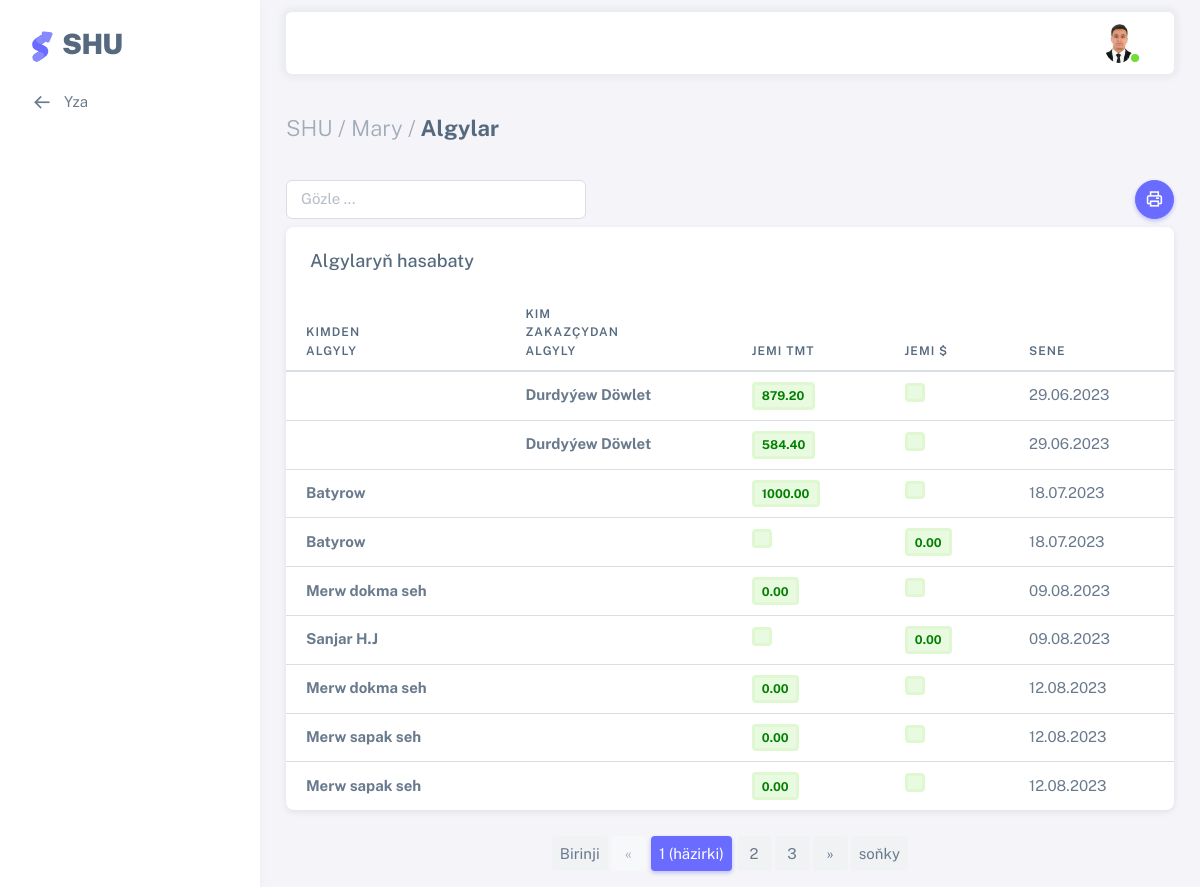
/algylar/ (signed in), run on the app's committed database.
### users/models.py (models this page shows, shortened)
class AllUsers(AbstractUser):
    username = models.CharField(max_length=100, unique=True)
    office = models.ForeignKey(Office, on_delete=models.CASCADE, null=True)
    sehs = models.ForeignKey(Sehler, related_name='user_sehs', on_delete=models.CASCADE, null=True, blank=True)
    bolum = models.ForeignKey(Bolum, on_delete=models.CASCADE,null=True)
    wez = models.ForeignKey(Wez, on_delete=models.CASCADE, null=True)
    first_name = models.CharField(max_length=100)
    last_name = models.CharField(max_length=100)
    middle_name = models.CharField(max_length=100, null=True, blank=True)
    birth_date = models.DateField("Doglan senesi", default=timezone.now)
    tel = models.CharField("Telefon belgisi", max_length=12, null=True, blank=True)
    email = models.EmailField(unique=True)
    address = models.TextField(null=True, blank=True)
    user_code = models.CharField(max_length=12, unique=True, default=random_string, null=True, blank=True)
    image = models.ImageField(default='default.png', upload_to='profile_pics')

class Office(models.Model):
    name = models.CharField("Edara-kärhananyň ady", max_length=1000, null=True, blank=True)
    tel = models.CharField("Telefon belgisi", null=True, blank=True, max_length=12)
    reg_num = models.CharField("reg nomer", max_length=100, null=True, blank=True,)
    ind_num = models.CharField("indeks nomer", max_length=100, null=True, blank=True,)
    kpp_num = models.CharField(max_length=100, null=True, blank=True)
    address = models.TextField("Salgysy", null=True, blank=True)
    description = models.TextField("Gysga beyany", null=True, blank=True)
    slug = models.SlugField(max_length=300, unique=True, db_index=True, verbose_name="URL")
    def __str__(self):
        return self.name
    class Meta:
        verbose_name = 'Edara-kärhana'
        verbose_name_plural = 'Edara-kärhanalar'

class Other_users(models.Model):
    faa = models.CharField("F.A.A", max_length=100, blank=True,null=True)
    office = models.ForeignKey(Office, on_delete=models.CASCADE, blank=True,null=True)
    seh = models.ForeignKey(Sehler, on_delete=models.CASCADE, blank=True,null=True)
    wez = models.ForeignKey(Wez_other, on_delete=models.CASCADE, blank=True,null=True)
    birth_date = models.DateField("Doglan senesi", default=timezone.now)
    address = models.TextField("Öý salgysy",null=True, blank=True)
    user_code = models.CharField(max_length=12, unique=True, default=random_string, null=True, blank=True)
    sene = models.DateField("Senesi", default=timezone.now, null=True, blank=True)
    class Meta:
        verbose_name = 'Başga işgär'
        verbose_name_plural = 'Başga işgärler'

class Sehler(models.Model):
    office = models.ForeignKey(Office, related_name='office_sehs', on_delete=models.CASCADE, null=True, blank=True)
    pr_seh = models.ForeignKey(Primary_Seh, on_delete=models.CASCADE, null=True, blank=True)
    name = models.CharField("Sehler", max_length=1000, blank=True,null=True)
    tel = models.CharField("Telefon belgisi", null=True, blank=True, max_length=12)
    address = models.TextField("Salgysy", null=True, blank=True)
    sene = models.DateField("Senesi", default=timezone.now, null=True, blank=True)
    class Meta:
        verbose_name = 'sub Seh'
        verbose_name_plural = 'sub Sehler'

### shu/models.py (models this page shows, shortened)
class Das_zawod(models.Model):
    name = models.CharField("Zawodyň ady", max_length=1000, blank=True,null=True)
    tel = models.CharField("Telefon belgisi", null=True, blank=True, max_length=12)
    address = models.TextField("Salgysy", null=True, blank=True)
    sene = models.DateField("Senesi", default=timezone.now, null=True, blank=True)
    class Meta:
        verbose_name = 'Daşyndan işleşilýän zawod'
        verbose_name_plural = 'Daşyndan işleşilýän zawodlar'

### shu/views.py (the view)
# urls.py: path('algylar/', views.Algy, name='algylar'),
@login_required(login_url='login')
def Algy(request):
    page_title = _('Algylar')
    dok_al=AydakyDokma_hasabat.objects.exclude(tapawudy=None).filter(zakaz_user=None).annotate(ady=F('sehs__name'),senesi=F('sene'),tap=Sum('tapawudy')).values('ady','tap','senesi')
    hal_al=Aydakyhalta_hasabat.objects.exclude(tapawudy=None).filter(zakaz_user=None).annotate(ady=F('sehs__name'),senesi=F('sene'),tap=Sum('tapawudy')).values('ady','tap','senesi')
    sap_al=AydakySapak_hasabat.objects.exclude(tapawudy=None).filter(zakaz_user=None).annotate(ady=F('sehs__name'),senesi=F('sene'),tap=Sum('tapawudy')).values('ady','tap','senesi')
    ay_pr_m=Aylyk_premya.objects.filter(~Q(awans_m=None)).annotate(ady=F('user__last_name'),senesi=F('sene'),tap=Sum('jemi_m')).values('ady','tap','senesi')
    ay_pr_d=Aylyk_premya.objects.filter(~Q(awans_d=None)).annotate(ady=F('user__last_name'),senesi=F('sene'),tap_d=Sum('jemi_d')).values('ady','tap_d','senesi')
    zw_m=Das_isleyan_zawodlar.objects.annotate(ady=F('zawod__name'),senesi=F('sene'),tap_m=Sum('tapawut_m')).values('ady','tap_m','senesi')
    zw_d=Das_isleyan_zawodlar.objects.annotate(ady=F('zawod__name'),senesi=F('sene'),tap_d=Sum('tapawut_d')).values('ady','tap_d','senesi')
    a_karz_m=Das_karz_alynanpul.objects.annotate(ady=F('karzcy'),senesi=F('sene'),tap_m=Sum('jemi_m')).values('ady','tap_m','senesi')
    a_karz_d=Das_karz_alynanpul.objects.annotate(ady=F('karzcy'),senesi=F('sene'),tap_d=Sum('jemi_d')).values('ady','tap_d','senesi')
    gpz_m=Sklad_swotkalar.objects.annotate(ady=F('kimden__name'),senesi=F('sene'),tap_m=Sum('galyndy_bahasy_m')).values('ady','tap_m','senesi')
    gpz_d=Sklad_swotkalar.objects.annotate(ady=F('kimden__name'),senesi=F('sene'),tap_d=Sum('galyndy_bahasy_d')).values('ady','tap_d','senesi')
    imp_m=Import_yukpul.objects.annotate(ady=F('kimden__name'),senesi=F('sene'),tap_m=Sum('tapawut_m')).values('ady','tap_m','senesi')
    imp_d=Import_yukpul.objects.annotate(ady=F('kimden__name'),senesi=F('sene'),tap_d=Sum('tapawut_d')).values('ady','tap_d','senesi')
    bank=Bank.objects.annotate(ady=F('user__name'),senesi=F('sene'),tap=Sum('galyndy')).values('ady','tap','senesi')
    inwen_m=Inwentar.objects.annotate(ady=F('harydyn_ady'),senesi=F('sene'),tap_m=Sum('j_bahasy_m')).values('ady','tap_m','senesi')
    inwen_d=Inwentar.objects.annotate(ady=F('harydyn_ady'),senesi=F('sene'),tap_d=Sum('j_bahasy_d')).values('ady','tap_d','senesi')
    z_dok_al=Zakaz_balans.objects.filter(seh__pr_seh=3).exclude(algy=None).annotate(zady=F('user__faa'),senesi=F('zakaz_sene'),tap=Sum('algy')).values('zady','tap','senesi')
    z_hal_al=Zakaz_balans.objects.filter(seh__pr_seh=2).exclude(algy=None).annotate(zady=F('user__faa'),senesi=F('zakaz_sene'),tap=Sum('algy')).values('zady','tap','senesi')
    z_sap_al=Zakaz_balans.objects.filter(seh__pr_seh=1).exclude(algy=None).annotate(zady=F('user__faa'),senesi=F('zakaz_sene'),tap=Sum('algy')).values('zady','tap','senesi')
    res=list(chain(dok_al,hal_al,sap_al,ay_pr_m,ay_pr_d,z_dok_al,z_hal_al,z_sap_al,zw_m,zw_d,gpz_m,gpz_d,bank,imp_m,imp_d,inwen_m,inwen_d,a_karz_m,a_karz_d))
    paginator = Paginator(res, 10)
    page = request.GET.get('page')
    try:
        myuser = paginator.get_page(page)
    except PageNotAnInteger:
        myuser = paginator.page(1)
    except EmptyPage:
        myuser = paginator.page(paginator.num_pages)
    context = {'title': page_title,'myuser':myuser}
    return render(request, 'shu/algylar.html', context)

### users/models.py (called while the page is built)
    def __str__(self):
        return self.name

### shu/templates/shu/algylar.html (shortened to what this page needs)
{% extends 'shu/base.html' %}
{% load i18n %}
{% load crispy_forms_tags %}
{% load static %}
{% block menu %}
<li class="menu-item">
  <a href="{% url 'dashboard' %}" class="menu-link">
    <i class="menu-icon tf-icons bx bx-arrow-back"></i>
    <div>Yza</div>
  </a>
</li>
{% endblock %}
{% block content %}
<div class="content-wrapper">
    <div class="container-xxl flex-grow-1 container-p-y">
      <h4 class="fw-bold py-3 mb-4"><span class="text-muted fw-light">SHU / {{ user.office|default_if_none:"" }} /</span> {{ title }}</h4>
    <a><button style="float:right;" onclick="printData()" class="btn rounded-pill btn-icon btn-primary"> <i class="tf-icons bx bx-printer"></i></button>
    <input class="form-control mb-2" style="width:300px;" id='myInput' onkeyup='myFunction()' type='text' placeholder="Gözle ..."></a>
    <div class="card" id="printTable">
      <h5 class="card-header">Algylaryň hasabaty</h5>
      <div class="table-responsive text-nowrap">
        <table class="table table-hover" id="myTable">
          <thead>
            <tr>
              <th>Kimden<br>algyly</th>
              <th>Kim<br>zakazçydan<br>algyly</th>
              <th>Jemi TMT</th>
              <th>Jemi $</th>
              <th>Sene</th>
            </tr>
          </thead>
          <tbody class="table-border-bottom-0">
            {% for deg in myuser|dictsort:"senesi" %}
            {% if deg.tap >= 0 or deg.tap_d >= 0 %}
            <tr>
              <td><strong>{{deg.ady|default_if_none:""}}</strong></td>
              <td><strong>{{deg.zady|default_if_none:""}}</strong></td>
              <td><span class="badge bg-label-success border-light-success me-1"><strong style="color:Green;">{{deg.tap|floatformat:2|default_if_none:""}}</strong></span></td>
              <td><span class="badge bg-label-success border-light-success me-1"><strong style="color:Green;">{{deg.tap_d|floatformat:2|default_if_none:""}}</strong></span></td>
              <td>{{deg.senesi|date:"d.m.Y"}}</td>
            </tr>
            {% endif %}
            {% endfor %}
          </tbody>
        </table>
      </div>
    </div>
    </div>
    {% if myuser.paginator.num_pages > 1 %}
      <nav aria-label="Page navigation">
          <ul class="pagination justify-content-center">
              {% if myuser.paginator.num_pages != 1 %}
                  <li class="page-item"><a class="page-link" href="?page=1">{% trans "Birinji" %}</a></li>
              {% else %}
                  <li class="page-item disabled"><a class="page-link" href="#">{% trans "Birinji" %}</a></li>
              {% endif %}
              {% if myuser.has_previous %}
                  <li class="page-item"><a class="page-link" href="?page={{ myuser.previous_page_number }}">&laquo;</a></li>
              {% else %}
                  <li class="page-item disabled"><a class="page-link" href="#">&laquo;</a></li>
              {% endif %}
              {% for i in myuser.paginator.page_range %}
                  {% if myuser.number == i %}
                      <li class="page-item active"><a class="page-link" href="#">{{ i }} <span class="sr-only">{% trans "(häzirki)" %}</span></a></li>
                  {% elif myuser.number > i|add:"-5" and myuser.number < i|add:"+5"%}
                      <li class="page-item"><a class="page-link" href="?page={{ i }}">{{ i }}</a></li>
                  {% endif %}
              {% endfor %}
              {% if myuser.has_next %}
                  <li class="page-item"><a class="page-link" href="?page={{ myuser.next_page_number }}">&raquo;</a></li>
              {% else %}
                  <li class="page-item disabled"><a class="page-link" href="#">&raquo;</a></li>
              {% endif %}
              {% if myuser.paginator.num_pages != myuser.number %}
                  <li class="page-item"><a class="page-link" href="?page={{ myuser.paginator.num_pages }}">{% trans "soňky" %}</a></li>
              {% else %}
                  <li class="page-item disabled"><a class="page-link" href="#">{% trans "soňky" %}</a></li>
              {% endif %}
          </ul>
      </nav>
    {% endif %}
  </div>
</div>
{% endblock content %}

### templates/include/header.html (shortened to what this page needs)
	{% load static i18n %}
	{% load crispy_forms_tags %}
		<nav class="layout-navbar container-xxl navbar navbar-expand-xl navbar-detached align-items-center bg-navbar-theme" id="layout-navbar">
		  <div class="navbar-nav-right d-flex align-items-center" id="navbar-collapse">
			<ul class="navbar-nav flex-row align-items-center ms-auto">
			  <li class="nav-item navbar-dropdown dropdown-user dropdown">
				<a class="nav-link dropdown-toggle hide-arrow" href="javascript:void(0);" data-bs-toggle="dropdown">
				  <div class="avatar avatar-online">
					<img src="{{ user.image.url }}" onerror="this.onerror=null;this.src='{% static 'assets/img/avatars/default.png' %}'" alt class="w-px-30 h-auto rounded-circle" />
				  </div>
				</a>
			  </li>
			</ul>
		  </div>
		</nav>

### data on the page
AllUsers: image (picture), office "Mary"
Other_users: zady "Durdyýew Döwlet", tap "879.20", senesi "29.06.2023", tap "584.40"
Sehler: ady "Merw dokma seh", tap "0.00", senesi "09.08.2023", senesi "12.08.2023"
Das_zawod: ady "Sanjar H.J", tap_d "0.00", senesi "09.08.2023"
Sehler: ady "Merw sapak seh", tap "0.00", senesi "12.08.2023"

### other printed values
{{ title }} "Algylar"
{{ deg.ady|default_if_none:"" }} "Batyrow" "Batyrow"
{{ deg.tap|floatformat:2|default_if_none:"" }} "1000.00"
{{ deg.senesi|date:"d.m.Y" }} "18.07.2023" "18.07.2023"
{{ deg.tap_d|floatformat:2|default_if_none:"" }} "0.00"
{{ i }} "1"
{{ i }} "2" "3"
